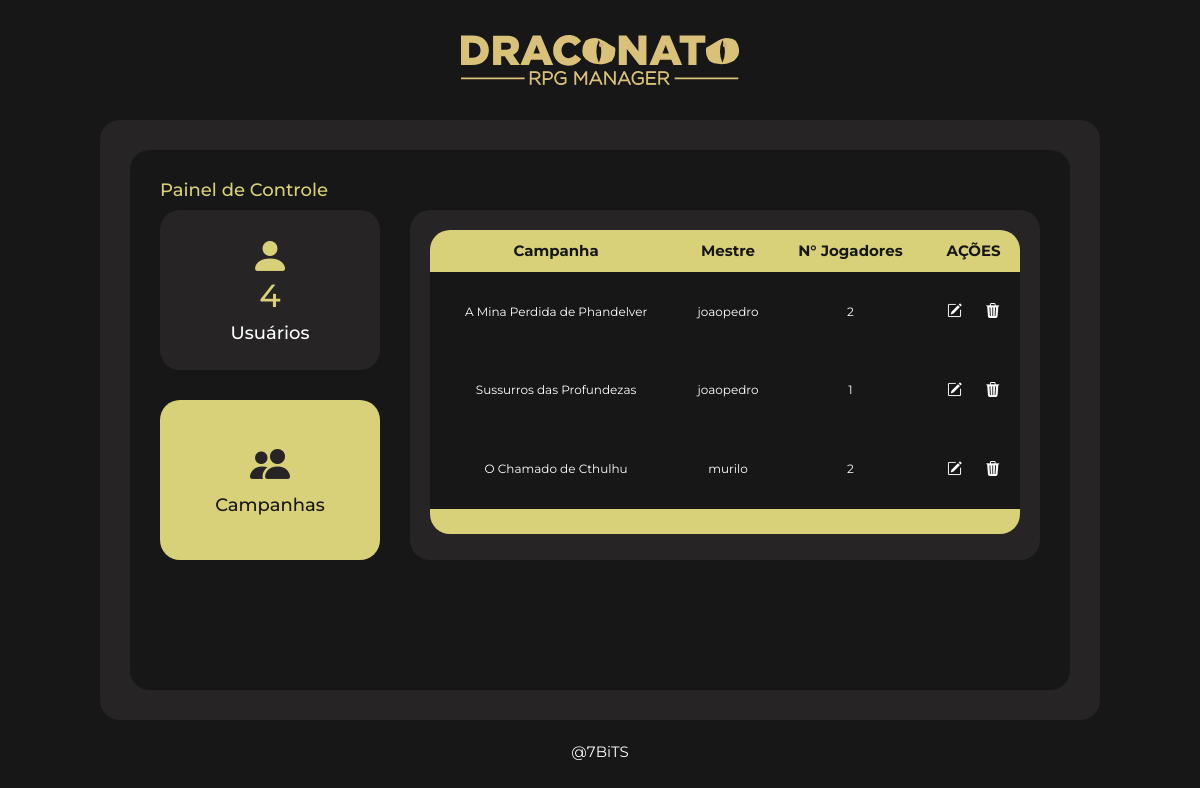
/painel/campanhas (signed in), run on an earlier commit of the app's database.
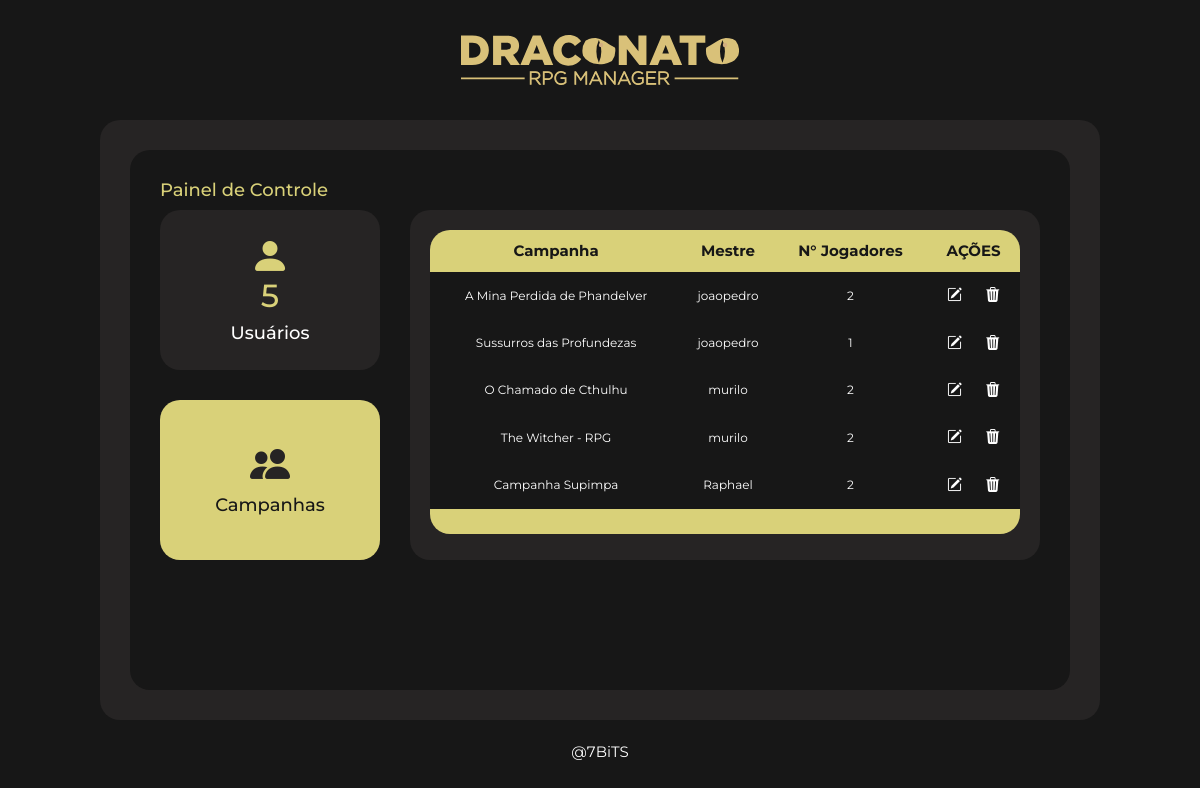
And on a later commit of the database.
### manager/models.py (models this page shows, shortened)
class Campanha(models.Model):
    imagem = models.ImageField(upload_to='campanha/images/')
    nome = models.CharField(max_length=100)
    sistema = models.ForeignKey(Sistema, on_delete=models.CASCADE)
    data_inicio = models.DateField(auto_now_add=True)
    descricao = models.TextField(blank=True)
    mestre = models.ForeignKey(get_user_model(), on_delete=models.CASCADE)
    jogador = models.ManyToManyField(get_user_model(), related_name='campanhas_participantes', blank=True)

### manager/views.py (the view)
# urls.py: path('painel/campanhas', ListarPainelCampanhasADM.as_view(), name='painel-campanhas'),
class ListarPainelCampanhasADM(UserPassesTestMixin, ListView):
    template_name = "manager/admin/painel_campanha.html"
    model = Campanha
    context_object_name = "campanhas"
    paginate_by = "5"
    def get_context_data(self, **kwargs):
        context = super().get_context_data(**kwargs)
        context['users'] = User.objects.all()
        return context
    def test_func(self):
        return self.request.user.is_superuser

### manager/templates/manager/admin/painel_campanha.html (shortened to what this page needs)
{% extends 'base_painel.html' %}
{% block content %}
  <div class="area-painel">
    <div class="area-painel-int">
      <div class="cabecalho">
        <h2>Painel de Controle</h2>
      </div>
      <div class="area-adm">
        <div class="area-est">
          <a href="{% url 'painel-listar' %}">
            <div class="est">
              <i class="bi bi-person-fill"></i>
              <h2>{{ users.count }}</h2>
              <h3>Usuários</h3>
            </div>
          </a>
          <div class="est-ativo">
            <i class="bi bi-people-fill"></i>
            <h3>Campanhas</h3>
          </div>
        </div>
        <div class="area-tabela">
          <table style="width: 100%; height: 90%;">
            <tr>
              <th style="border-top-left-radius: 20px;">Campanha</th>
              <th>Mestre</th>
              <th>N° Jogadores</th>
              <th style="border-top-right-radius: 20px;">AÇÕES</th>
            </tr>
            {% for campanha in campanhas %}
              <tr>
                <td>
                  <a style="font-size: 12px;" href="{% url 'dashboard' campanha.pk %}">{{ campanha.nome }}</a>
                </td>
                <td>{{ campanha.mestre }}</td>
                <td>{{ campanha.jogador.count }}</td>
                <td>
                  <a href="{% url 'campanha-editar' campanha.pk %}"><i class="bi bi-pencil-square"></i></a>
                  <a data-toggle="modal" data-target="#myModal{{ campanha.pk }}" href=""><i class="bi bi-trash3-fill"></i></a>
                </td>
              </tr>
            {% endfor %}
          </table>
          <div class="paginator">
          </div>
        </div>
      </div>
    </div>
  </div>
{% endblock %}

### templates/base_painel.html (shortened to what this page needs)
{% load static %}
<!DOCTYPE html>
<html lang="pt-br">
  <head>
    <link href="{% static 'css/style_painel.css' %}" rel="stylesheet" />
    <link rel="stylesheet" href="https://cdn.jsdelivr.net/npm/bootstrap-icons@1.11.1/font/bootstrap-icons.css" />
    <link href="https://cdn.jsdelivr.net/npm/bootstrap@5.3.2/dist/css/bootstrap.min.css" rel="stylesheet" />
    <link href="https://cdn.jsdelivr.net/npm/bootstrap@5.3.0/dist/css/bootstrap.min.css" rel="stylesheet" />
    <link href="https://stackpath.bootstrapcdn.com/bootstrap/4.3.1/css/bootstrap.min.css" rel="stylesheet" />
  </head>
  <body>
    <div class="area-total">
      <div class="area-logo">
        <a href="{% url 'index' %}"><img class="logo" src="{% static 'logo/logo.svg' %}" alt="" /></a>
      </div>
      <div class="area-content">
        {% block content %}
        {% endblock %}
      </div>
      <div class="area-footer">
        <p>@7BiTS</p>
      </div>
    </div>
  </body>
</html>

### static/css/style_painel.css (style rules this page uses)
* { font-family: 'Montserrat', sans-serif; }
body, html { margin: 0; height: 100%; }
.area-total { display: flex; justify-content: center; align-items: center; align-content: center; flex-direction: column; width: 100%; height: 100%; background-color: #171717; }
.area-logo { display: flex; justify-content: space-around; align-items: center; align-content: center; height: 15%; }
.area-logo img { height: 50px; }
.area-content { display: flex; justify-content: center; align-items: center; align-content: center; height: 75%; }
.area-painel { display: flex; justify-content: start; flex-direction: column; align-items: center; align-content: center; padding: 30px; height: 100%; width: 1000px; border-radius: 20px; background-color: #262424; }
.area-painel-int { display: flex; justify-content: start; flex-direction: column; align-items: center; align-content: center; padding: 30px; height: 100%; width: 100%; border-radius: 20px; background-color: #171717; }
.cabecalho { width: 100%; }
.cabecalho h2 { color: #D9D179; font-size: 18px; }
.area-adm { display: flex; justify-content: space-around; align-items: center; align-content: center; }
.area-est { display: flex; flex-direction: column; justify-content: space-between; align-items: center; align-content: center; height: 350px; width: 220px; margin-right: 15px; }
.area-adm a { text-decoration: none; }
.est-ativo { color: #262424; display: flex; flex-direction: column; justify-content: center; align-items: center; align-content: center; background-color: #D9D179; padding: 20px; height: 160px; width: 220px; border-radius: 20px; }
.est-ativo i { font-size: 40px; }
.est-ativo h3 { font-size: 18px; color: #171717; }
.est { color: #D9D179; display: flex; flex-direction: column; justify-content: center; align-items: center; align-content: center; background-color: #262424; padding: 20px; height: 160px; width: 220px; border-radius: 20px; }
.est i { font-size: 40px; }
.est h2 { margin-top: -10px; }
.est h3 { font-size: 18px; color: white; }
tr th { font-size: 15px; height: 10%; color: #171717; text-align: center; padding: 10px; background-color: #D9D179; }
th, td { font-size: 12px; text-align: center; color: white; border-width: 0.5px; border-style: solid; background-color: #171717; border-color: #262424; }
td a { background-color: #171717; text-decoration: none; color: white; font-size: 15px; margin-left: 10px; margin-right: 10px; height: 100%; }
.paginator { height: 25px; width: 100%; background-color: #D9D179; display: flex; justify-content: space-evenly; align-items: center; align-content: center; border-bottom-left-radius: 20px; border-bottom-right-radius: 20px; }
.area-tabela { margin-left: 15px; height: 350px; width: 630px; padding: 20px; border-radius: 20px; background-color: #262424; }
.area-footer { display: flex; justify-content: center; align-items: center; align-content: center; height: 10%; color: white; font-size: 15px; }

What changed in the data, as far as the page shows it:
added Campanha: nome "The Witcher - RPG", mestre "murilo", jogador.count "2"
added Campanha: nome "Campanha Supimpa", mestre "Raphael", jogador.count "2"
Also different on the page:
{{ users.count }}: "4" → "5"
